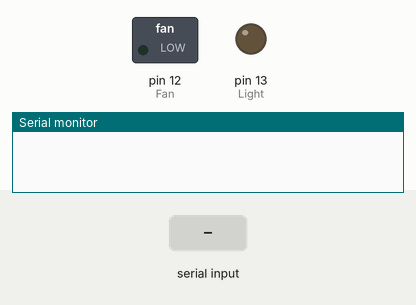
Recording of a sketch running on a simulated Arduino Uno, built with avr-gcc and run on an emulated ATmega328P. Shown: switched loads named in the sketch (green lamp = pin HIGH), output pins drawn as LEDs (lit = HIGH), the last lines printed to the serial monitor. Inputs (shaded band) come from the test bench.

Above: at 1.2 s.
1.3 s: "turn on light" received over Serial
At 2.0 s:
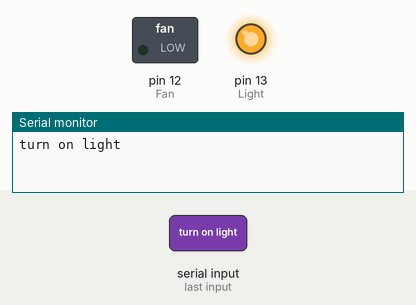
2.8 s: "turn on fan" received over Serial
At 4.0 s:
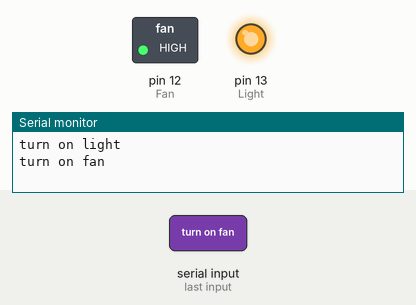
4.3 s: "turn off light" received over Serial
At 5.6 s:
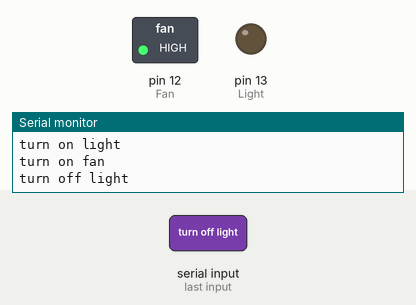
Timing chart, 0 to 7.3 s (numbered marks = the images above; inputs shaded):
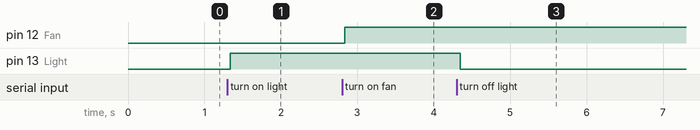

Measured:
- after the input at 1.3 s, pin 13 (Light): LOW → HIGH at once
- after the input at 2.8 s, pin 12 (Fan): LOW → HIGH at once
- after the input at 4.3 s, pin 13 (Light): HIGH → LOW at once

The sketch:

home_automation.c.ino
```cpp
String voice = "";

void setup() {
  Serial.begin(9600);

  pinMode(13, OUTPUT); // Light
  pinMode(12, OUTPUT); // Fan
}

void loop() {
  while (Serial.available()) {
    delay(3);  // small delay to ensure the full command is received
    char c = Serial.read();
    voice += c;
  }

  if (voice.length() > 0) {
    Serial.println(voice);  // echo the received voice command

    if (voice == "turn on light") {
      digitalWrite(13, HIGH);
    }
    else if (voice == "turn off light") {
      digitalWrite(13, LOW);
    }
    else if (voice == "turn on fan") {
      digitalWrite(12, HIGH);
    }
    else if (voice == "turn off fan") {
      digitalWrite(12, LOW);
    }
    else if (voice == "turn on all") {
      digitalWrite(13, HIGH);
      digitalWrite(12, HIGH);
    }
    else if (voice == "turn off all") {
      digitalWrite(13, LOW);
      digitalWrite(12, LOW);
    }

    // Clear the string after processing
    voice = "";
  }
}
```
